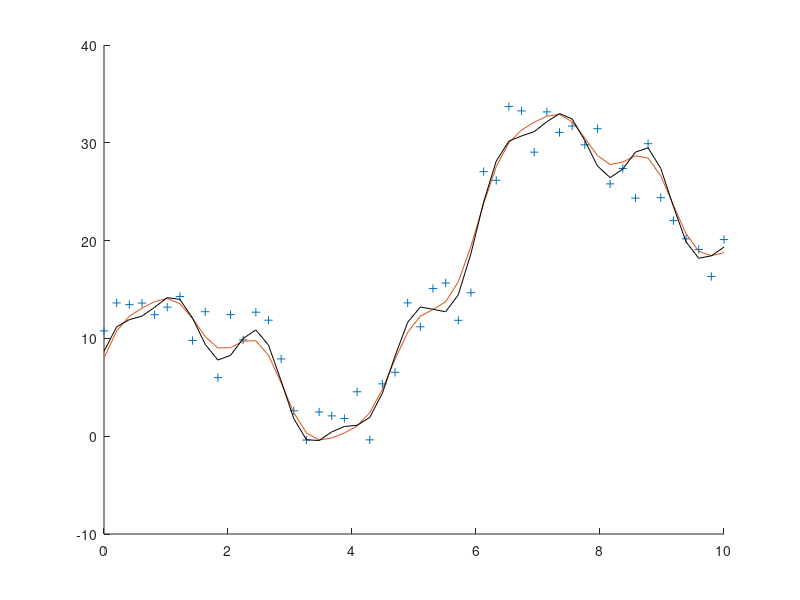
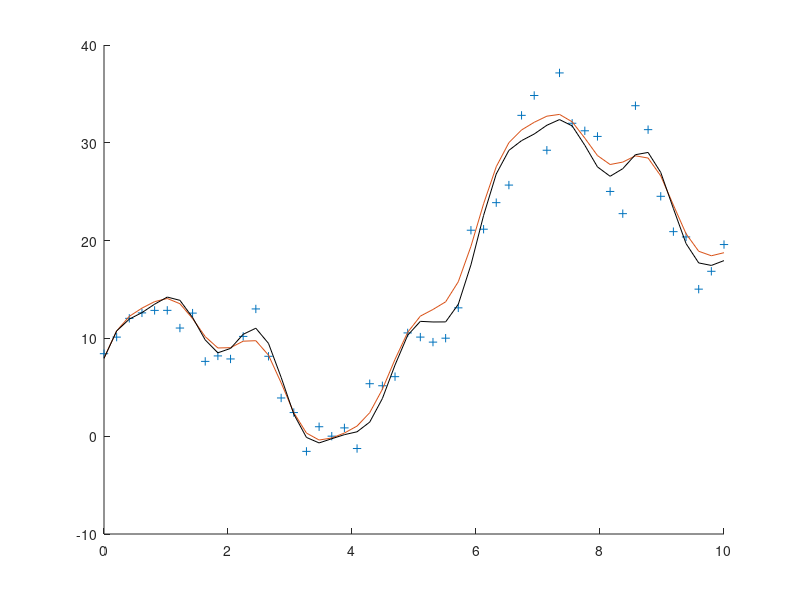

These charts were generated, in order, by the following MATLAB code:
%signal_averaging; theoretic comparison: LS eastimator with and without covariance matrix.
x=linspace(0,10,50);
y=3*x+8*sin(x)+7*cos(x)+1*cos(5*x)+2*sin(3*x);

m=y+randn(size(y)).*2.5


R=[x;cos(x);sin(x);cos(5*x);sin(3*x)]';


beta=pinv(R)*m.'
ls1=beta.'*R.'

figure(1)
hold on
plot(x,m,'+')
plot(x,y)
plot(x,ls1,'k-')
hold off
%%

m2=y+randn(size(y)).*(1.25+x./4)


beta=pinv(R)*m2.'
ls2=beta.'*R.'



figure(2)
hold on
plot(x,m2,'+')
plot(x,y)
plot(x,ls2,'k-')

hold off